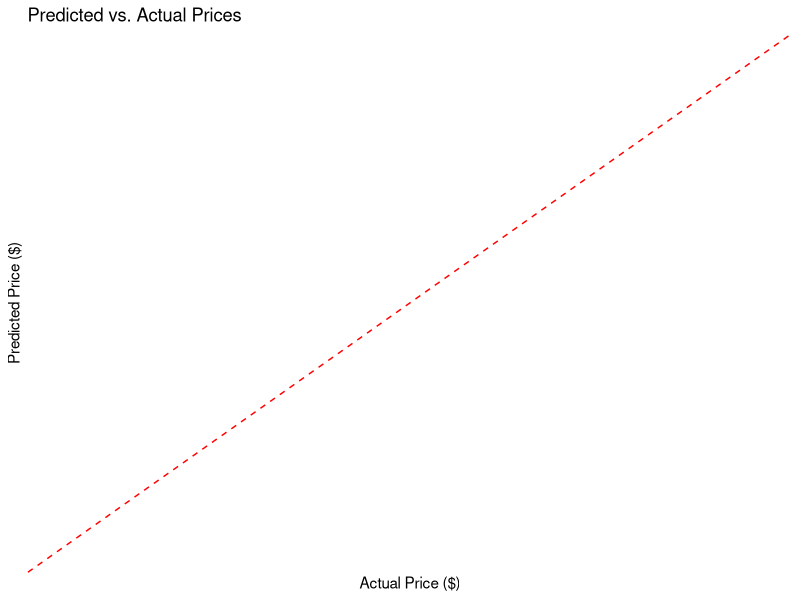

Generate this figure with R:
# Load necessary libraries
library(ggplot2)  # For visualization
library(caret)    # For data splitting and model evaluation

# Sample dataset
data <- data.frame(
  Size = c(2000, 1500, 2500, 1800, 2200),
  Bedrooms = c(3, 2, 4, 3, 3),
  Age = c(10, 20, 5, 15, 8),
  Location_Score = c(8, 6, 9, 7, 9),
  Price = c(400000, 250000, 500000, 320000, 450000)
)

# View the dataset
print(data)

# Split data into training and testing sets
set.seed(42)  # For reproducibility
trainIndex <- createDataPartition(data$Price, p = 0.8, list = FALSE)
trainData <- data[trainIndex, ]
testData <- data[-trainIndex, ]

# Define the model formula
model_formula <- Price ~ Size + Bedrooms + Age + Location_Score

# Train the linear regression model
model <- lm(model_formula, data = trainData)

# Summary of the model
summary(model)

# Make predictions on the test set
predictions <- predict(model, newdata = testData)

# Evaluate the model
mse <- mean((testData$Price - predictions)^2)
r2 <- summary(model)$r.squared

# Print evaluation metrics
cat("Mean Squared Error:", mse, "\n")
cat("R-squared:", r2, "\n")

# Predicting price for a new house
new_house <- data.frame(Size = 2100, Bedrooms = 3, Age = 12, Location_Score = 8)
predicted_price <- predict(model, newdata = new_house)

# Print the predicted price for the new house
cat("Predicted Price for the new house:", predicted_price, "\n")

ggplot(testData, aes(x = Price, y = predicted_price)) +
  geom_point(aes(color = 'Actual vs Predicted'), size = 3) +
  geom_abline(intercept = 0, slope = 1, linetype = 'dashed', color = 'red') +
  labs(title = "Predicted vs. Actual Prices",
       x = "Actual Price ($)",
       y = "Predicted Price ($)") +
  theme_minimal() +
  scale_color_manual(values = c('Actual vs Predicted' = 'blue'))
